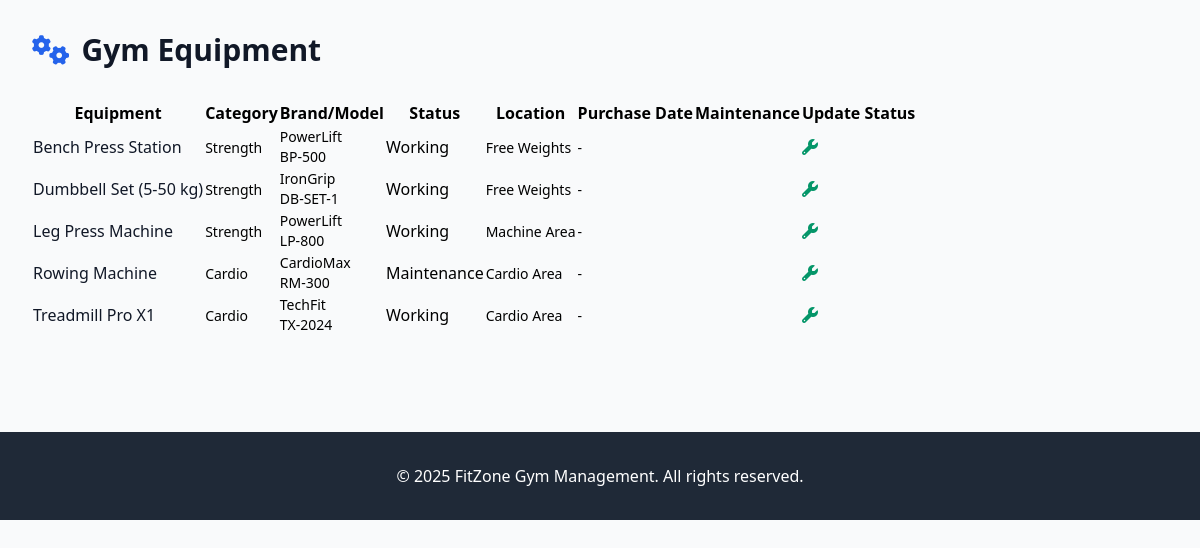
Page /trainer/equipment on the earlier database version.
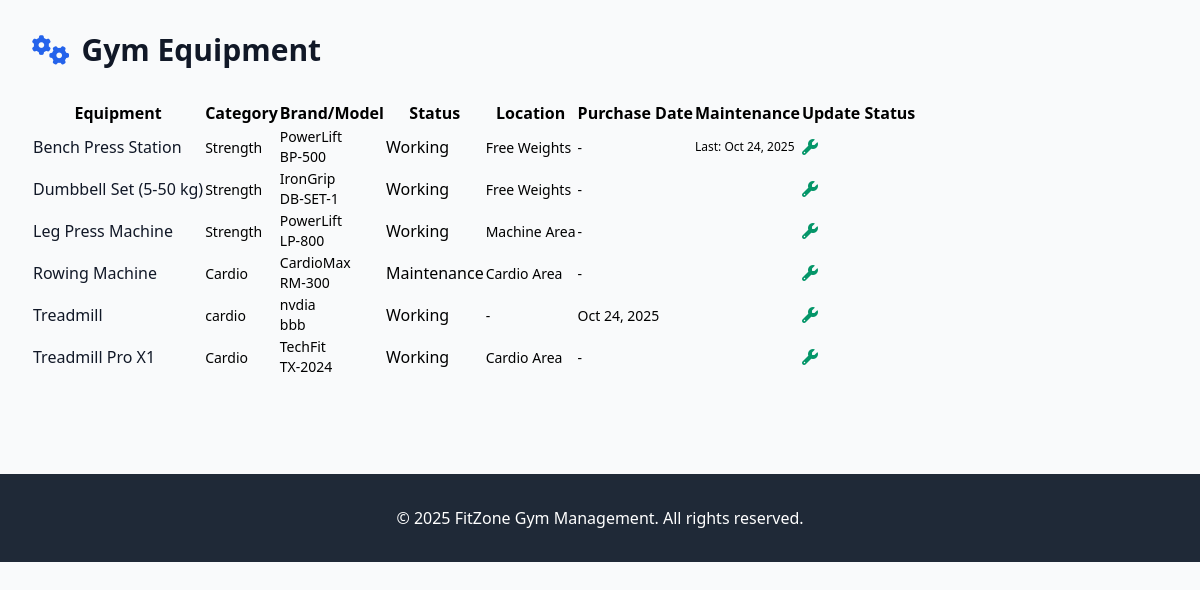
Same page on the later database version.
### tables this page shows
CREATE TABLE equipment (
            id INTEGER PRIMARY KEY AUTOINCREMENT,
            name TEXT NOT NULL,
            category TEXT,
            brand TEXT,
            model TEXT,
            purchase_date DATE,
            warranty_end_date DATE,
            status TEXT DEFAULT 'working' CHECK (status IN ('working', 'maintenance', 'out_of_order')),
            last_maintenance_date DATE,
            next_maintenance_date DATE,
            maintenance_notes TEXT,
            location TEXT,
            created_at TIMESTAMP DEFAULT CURRENT_TIMESTAMP
        );

### routes/trainer_routes.py (the view)
@trainer_routes_bp.route('/equipment')
def equipment_list():
    try:
        equipment = Equipment.get_all()
        return render_template('trainer/equipment_list.html', equipment=equipment)
    except Exception as e:
        flash(f"Error loading equipment list: {str(e)}", "danger")
        return render_template('admin/equipment_list.html', equipment=[])

### models/database.py (called while the page is built)
def get_db_connection(db_path='gym_management.db'):
    conn = sqlite3.connect(db_path)
    conn.row_factory = sqlite3.Row
    conn.execute("PRAGMA foreign_keys = ON")
    return conn

def execute_query(query, params=(), db_path='gym_management.db', fetch=False):
    conn = get_db_connection(db_path)
    cursor = conn.cursor()
    try:
        cursor.execute(query, params)
        if fetch:
            result = cursor.fetchall()
            conn.close()
            return result
        else:
            conn.commit()
            last_id = cursor.lastrowid
            conn.close()
            return last_id
    except Exception as e:
        conn.close()
        try:
            from flask import current_app
            current_app.logger.error(f"DB Error: {e} | Query: {query} | Params: {params}")
        except:
            print(f"DB Error: {e} | Query: {query} | Params: {params}")
        raise

### models/equipment.py (called while the page is built)
    @classmethod
    def get_all(cls):
        db_path = current_app.config.get('DATABASE_PATH', 'gym_management.db')
        query = 'SELECT * FROM equipment ORDER BY name'
        results = execute_query(query, (), db_path, fetch=True)
        return [cls(*row) for row in results]

### templates/trainer/equipment_list.html (shortened to what this page needs)
{% extends "base.html" %}
{% block content %}
<div class="flex justify-between items-center mb-8">
    <h1 class="text-3xl font-bold text-gray-900">
        <i class="fas fa-cogs mr-3 text-primary"></i>Gym Equipment
    </h1>
</div>
<div class="card">
    <div class="card-body p-0">
        {% if equipment %}
        <div class="overflow-x-auto">
            <table class="table">
                <thead>
                    <tr>
                        <th>Equipment</th>
                        <th>Category</th>
                        <th>Brand/Model</th>
                        <th>Status</th>
                        <th>Location</th>
                        <th>Purchase Date</th>
                        <th>Maintenance</th>
                        <th>Update Status</th>
                    </tr>
                </thead>
                <tbody>
                    {% for item in equipment %}
                    <tr>
                        <td>
                            <div class="font-medium text-gray-900">{{ item.name }}</div>
                        </td>
                        <td>
                            <span class="text-sm">{{ item.category or 'General' }}</span>
                        </td>
                        <td>
                            <div class="text-sm">
                                {% if item.brand %}{{ item.brand }}{% endif %}
                                {% if item.model %}<br>{{ item.model }}{% endif %}
                            </div>
                        </td>
                        <td>
                            <span class="badge badge-{{ 'success' if item.status == 'working' else 'warning' if item.status == 'maintenance' else 'danger' }}">
                                {{ item.status|title }}
                            </span>
                        </td>
                        <td>
                            <span class="text-sm">{{ item.location or '-' }}</span>
                        </td>
                        <td>
                            <span class="text-sm">{{ item.purchase_date|datetimeformat('%b %d, %Y') if item.purchase_date else '-' }}</span>
                        </td>
                        <td>
                            <div class="text-xs">
                                {% if item.last_maintenance_date %}
                                    <div>Last: {{ item.last_maintenance_date|datetimeformat('%b %d, %Y')}}</div>
                                {% endif %}
                            </div>
                        </td>
                        <td>
                            <div class="relative group">
                                <button class="text-secondary hover:text-green-700" title="Update Status">
                                    <i class="fas fa-wrench"></i>
                                </button>
                            </div>
                        </td>
                    </tr>
                    {% endfor %}
                </tbody>
            </table>
        </div>
        {% else %}
        <div class="p-8 text-center">
            <i class="fas fa-cogs text-gray-400 text-4xl mb-4"></i>
            <h3 class="text-lg font-medium text-gray-900 mb-2">No equipment found</h3>
            <p class="text-gray-500 mb-4">No equipment available to view</p>
        </div>
        {% endif %}
    </div>
</div>
{% endblock %}

Differences in the rows shown:
changed equipment "Bench Press Station": last_maintenance_date (not shown) → "Oct 24, 2025"
added equipment: name "Treadmill", category "cardio", brand "nvdia", model "bbb", status "Working", location "-", purchase_date "Oct 24, 2025"
